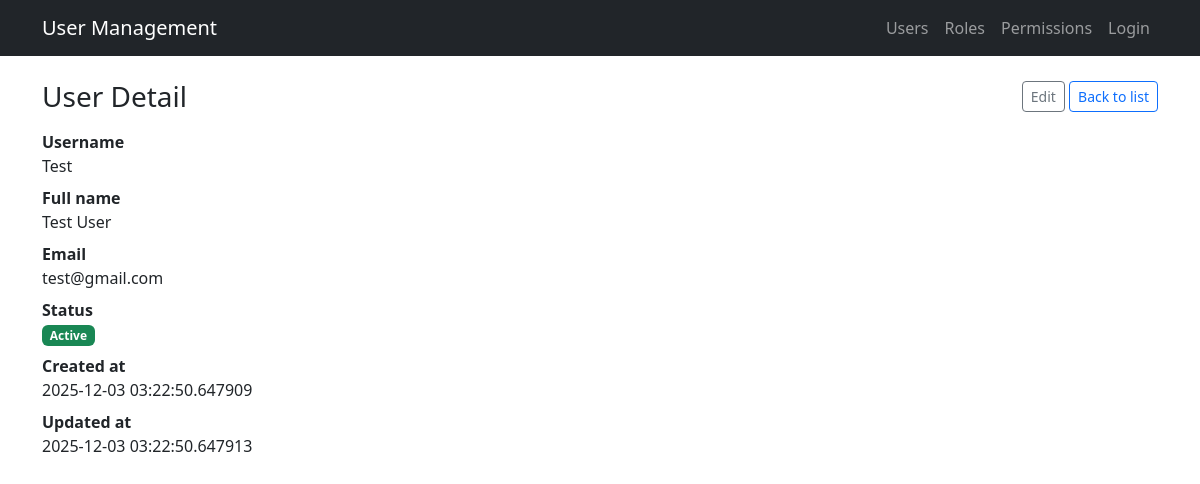
Page /users/1 on the committed database.
### app/models/user.py (models this page shows, shortened)
class User(UserMixin, db.Model):
    __tablename__ = "users"
    id = db.Column(db.Integer, primary_key=True)
    username = db.Column(db.String(80), unique=True, nullable=False)
    email = db.Column(db.String(120), unique=True, nullable=False)
    full_name = db.Column(db.String(120), nullable=False)
    is_active = db.Column(db.Boolean, default=True, nullable=False)
    password_hash = db.Column(db.String(255), nullable=False)
    created_at = db.Column(db.DateTime, default=datetime.utcnow, nullable=False)
    updated_at = db.Column(db.DateTime, default=datetime.utcnow,
                           onupdate=datetime.utcnow, nullable=False)
    roles = db.relationship("Role", secondary="user_roles", back_populates="users")

### app/routes/user_routes.py (the view)
@user_bp.route("/<int:id>")
def detail(id):
    user = UserService.get_by_id(id)
    return render_template("users/detail.html", user=user)

### app/services/user_service.py (called while the page is built)
    @staticmethod
    def get_by_id(user_id: int) -> Optional[User]:
        return User.query.get(user_id)

### app/templates/users/detail.html (shortened to what this page needs)
{% extends "layouts/base.html" %}  {% block content %}
<div class="d-flex justify-content-between align-items-center mb-3">
  <h1 class="h3 mb-0">User Detail</h1>
  <div>
    <a
      href="{{ url_for('users.edit', user_id=user.id) }}"
      class="btn btn-sm btn-outline-secondary"
      >Edit</a
    >
    <a
      href="{{ url_for('users.index') }}"
      class="btn btn-sm btn-outline-primary"
      >Back to list</a
    >
  </div>
</div>
<div class="row">
  <dl class="col-sm-9">
    <dt class="col-sm-3">Username</dt>
    <dd class="col-sm-9">{{ user.username }}</dd>
    <dt class="col-sm-3">Full name</dt>
    <dd class="col-sm-9">{{ user.full_name }}</dd>
    <dt class="col-sm-3">Email</dt>
    <dd class="col-sm-9">{{ user.email }}</dd>
    <dt class="col-sm-3">Status</dt>
    <dd class="col-sm-9">
      {% if user.is_active %}
      <span class="badge text-bg-success">Active</span>
      {% else %}
      <span class="badge text-bg-secondary">Inactive</span>
      {% endif %}
    </dd>
    <dt class="col-sm-3">Created at</dt>
    <dd class="col-sm-9">{{ user.created_at }}</dd>
    <dt class="col-sm-3">Updated at</dt>
    <dd class="col-sm-9">{{ user.updated_at }}</dd>
  </dl>
</div>
{% endblock %}

### rows in the picture
User: username "Test", full_name "Test User", email "test@gmail.com", created_at "2025-12-03 03:22:50.647909", updated_at "2025-12-03 03:22:50.647913"
